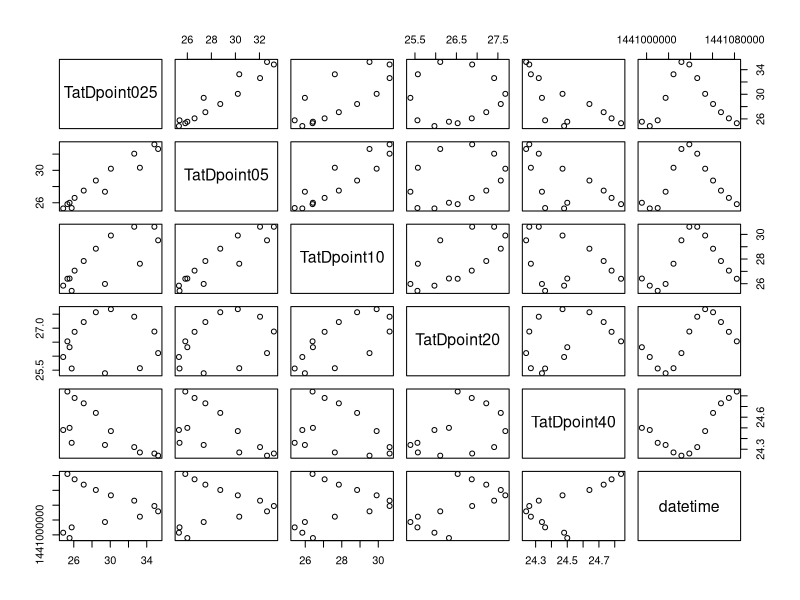
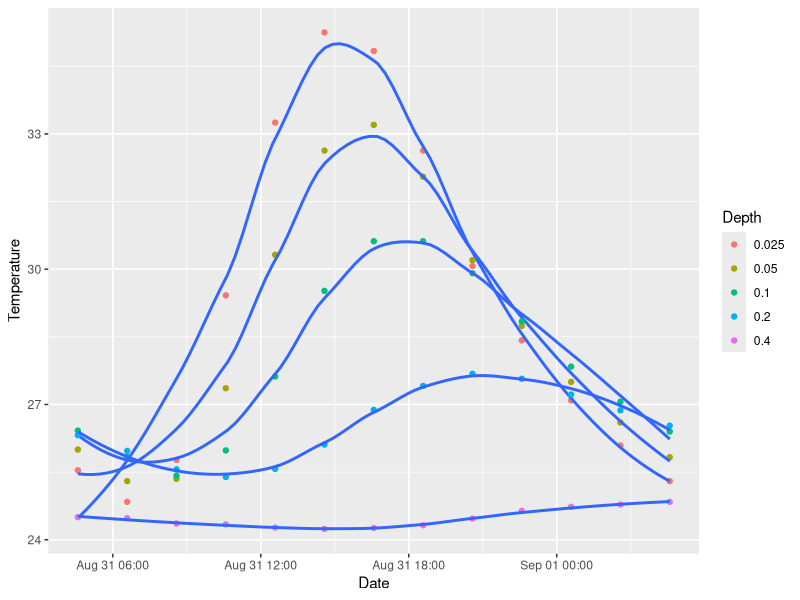

These figures' R source, in order: (Note: this script raises an error after producing the figures.)
## ---- chunk 1
knitr::opts_chunk$set( warning=FALSE)
## ---- chunk 2
TatDpoint025 <- c(25.54,24.84,25.77,29.42,33.25,35.25,34.84,32.63,30.07,28.42,27.09,26.09,25.30)
TatDpoint05 <- c(26.00,25.30,25.35,27.36,30.32,32.63,33.20,32.05,30.20,28.74,27.50,26.60,25.83)

TatDpoint10 <- c(26.42,25.84,25.42,25.98,27.62,29.52,30.62,30.62,29.91,28.84,27.84,27.06,26.40)

TatDpoint20 <- c(26.32,25.97,25.56,25.39,25.57,26.11,26.88,27.41,27.68,27.57,27.22,26.87,26.53)

TatDpoint40 <- c(24.50,24.48,24.36,24.34,24.27,24.24,24.26,24.32,24.47,24.64,24.73,24.78,24.84)

datetime <- c('2015-08-31 04:35','2015-08-31 06:35','2015-08-31 08:35','2015-08-31 10:35','2015-08-31 12:35','2015-08-31 14:35','2015-08-31 16:35','2015-08-31 18:35','2015-08-31 20:35','2015-08-31 22:35','2015-09-01 00:35','2015-09-01 02:35','2015-09-01 04:35')   

blaygpfp <- data.frame(TatDpoint025,TatDpoint05,TatDpoint10,TatDpoint20,TatDpoint40,datetime)

## ---- chunk 3

#convert the date format
blaygpfp$datetime<- as.POSIXct(blaygpfp$datetime, "%Y-%m-%d %H:%M",tz="US/Pacific")
#TODO Take the annnoying date fotmat error out
str(blaygpfp)
## ---- chunk 4
plot(blaygpfp)
## ---- chunk 5
library(ggplot2)
library(dplyr)


## ---- chunk 6

blaygpfp %>% ggplot() +
geom_point(aes(x=datetime,y=TatDpoint025,colour = as.factor(0.025))) +
  stat_smooth(aes(x = datetime, y = TatDpoint025), se = FALSE) +
geom_point(aes(x=datetime,y=TatDpoint05,colour = as.factor(0.05))) +
  stat_smooth(aes(x = datetime, y = TatDpoint05), se = FALSE) +
geom_point(aes(x=datetime,y=TatDpoint10,colour = as.factor(0.10))) +
  stat_smooth(aes(x = datetime, y = TatDpoint10), se = FALSE) +
geom_point(aes(x=datetime,y=TatDpoint20,colour = as.factor(0.20))) +
stat_smooth(aes(x = datetime, y = TatDpoint20), se = FALSE) +
geom_point(aes(x=datetime,y=TatDpoint40,colour = as.factor(0.40))) +
stat_smooth(aes(x = datetime, y = TatDpoint40), se = FALSE) +
labs(colour = "Depth")  +
xlab("Date") + ylab("Temperature")
# check if line plot is better

## ---- chunk 7
# reshape it
blaygpfp_melt <- melt(blaygpfp,id="datetime")

#'data.frame':	65 obs. of  3 variables:
# $ datetime: POSIXct, format: "2015-08-31 04:35:00" "2015-08-31 06:35:00"  #$ variable: Factor w/ 5 levels "TatDpoint025",..: 1 1 1 1 1 1 1 1 1 1 ...
# $ value   : num  25.5 24.8 25.8 29.4 33.2 ...

blaygpfp_melt  %>%  ggplot() +
geom_point(aes(x=datetime,y=value,color=variable))+
labs(colour = "Depth(m")  +
xlab("Date") + ylab("Temperature (deg C)")+
ggtitle("Soil Temperatures at various depths GPFP (O'Neil Nebraska) ")  
# check if line plot is better

## ---- chunk 8


#'data.frame':	65 obs. of  3 variables:
# $ datetime: POSIXct, format: "2015-08-31 04:35:00" "2015-08-31 06:35:00"  #$ variable: Factor w/ 5 levels "TatDpoint025",..: 1 1 1 1 1 1 1 1 1 1 ...
# $ value   : num  25.5 24.8 25.8 29.4 33.2 ...

blaygpfp_melt  %>%  ggplot() +
geom_point(aes(x=value,y=value,color=variable))+
labs(colour = "Depth(m")  +
xlab("Date") + ylab("Temperature (deg C)")+
ggtitle("Soil Temperatures at various depths GPFP (O'Neil Nebraska) ")  
# check if line plot is better

## ---- chunk 9

blaygpfp %>% ggplot() +

  stat_smooth(aes(x = datetime, y = TatDpoint025,colour = as.factor(0.025)), se = FALSE) +

  stat_smooth(aes(x = datetime, y = TatDpoint05,colour = as.factor(0.05)), se = FALSE) +

  stat_smooth(aes(x = datetime, y = TatDpoint10,colour = as.factor(0.10)), se = FALSE) +

stat_smooth(aes(x = datetime, y = TatDpoint20,colour = as.factor(0.20)), se = FALSE) +

stat_smooth(aes(x = datetime, y = TatDpoint40,colour = as.factor(0.40)), se = FALSE) +
labs(colour = "Depth(m")  +
xlab("Date") + ylab("Temperature (deg C)")+
ggtitle("Soil Temperatures at various depths GPFP (O'Neil Nebraska) ")  
# check if line plot is better

## ---- chunk 10

blaygpfp %>% ggplot() +
geom_line(aes(x=datetime,y=TatDpoint025,colour = as.factor(0.025))) +
geom_line(aes(x=datetime,y=TatDpoint05,colour = as.factor(0.05))) +
geom_line(aes(x=datetime,y=TatDpoint10,colour = as.factor(0.10))) +
geom_line(aes(x=datetime,y=TatDpoint20,colour = as.factor(0.20))) +
  geom_line(aes(x=datetime,y=TatDpoint40,colour = as.factor(0.40))) +
labs(colour = "Depth(m")  +
xlab("Date") + ylab("Temperature (deg C)")+
ggtitle("Soil Temperatures at various depths GPFP (O'Neil Nebraska) ")  
# check if line plot is better

## ---- chunk 11
library(lubridate)


## ---- chunk 12

blaygpfp %>% filter(datetime %in% c(as.POSIXct("2015-08-31 04:35:00"),as.POSIXct("2015-08-31 08:35:00"),as.POSIXct("2015-08-31 12:35:00"),as.POSIXct("2015-08-31 16:35:00"),as.POSIXct("2015-08-31 20:35:00"),as.POSIXct("2015-09-01 00:35:00"))) %>%  ggplot() +
geom_point(aes(x=datetime,y=TatDpoint025,colour = as.factor(0.025))) +
geom_point(aes(x=datetime,y=TatDpoint05,colour = as.factor(0.05))) +
geom_point(aes(x=datetime,y=TatDpoint10,colour = as.factor(0.10))) +
geom_point(aes(x=datetime,y=TatDpoint20,colour = as.factor(0.20))) +
  geom_point(aes(x=datetime,y=TatDpoint40,colour = as.factor(0.40))) +
labs(colour = "Depth(m")  +
xlab("Date") + ylab("Temperature (deg C)")+
ggtitle("Soil Temperatures at various depths GPFP (O'Neil Nebraska) ")  
# check if line plot is better

## ---- chunk 13
library(lubridate)
#In check_tzones(e1, e2) : 'tzone' attributes are inconsistent
blaygpfp_melt$datetime <- ymd_hms(blaygpfp_melt$datetime)

#Do increment of the time intervals
blaygpfp_melt %>% filter(datetime == ymd_hms("2015-09-01 04:35:00")) 

# set the time intervals

blaygpfp_melt[datetime == ymd_hms("2015-08-31 06:35:00"), ]$interval<- 2
blaygpfp_melt[datetime == ymd_hms("2015-08-31 08:35:00"), ]$interval<- 4
blaygpfp_melt[datetime == ymd_hms("2015-08-31 10:35:00"), ]$interval<- 6
blaygpfp_melt[datetime == ymd_hms("2015-08-31 12:35:00"), ]$interval<- 8
blaygpfp_melt[datetime == ymd_hms("2015-08-31 14:35:00"), ]$interval<- 10
blaygpfp_melt[datetime == ymd_hms("2015-08-31 16:35:00"), ]$interval<- 12
blaygpfp_melt[datetime == ymd_hms("2015-08-31 18:35:00"), ]$interval<- 14
blaygpfp_melt[datetime == ymd_hms("2015-08-31 20:35:00"), ]$interval<- 16
blaygpfp_melt[datetime == ymd_hms("2015-08-31 22:35:00"), ]$interval<- 18
blaygpfp_melt[datetime == ymd_hms("2015-09-01 00:35:00"), ]$interval<- 20
blaygpfp_melt[datetime == ymd_hms("2015-09-01 02:35:00"), ]$interval<- 22
blaygpfp_melt[datetime == ymd_hms("2015-09-01 04:35:00"), ]$interval<- 24

